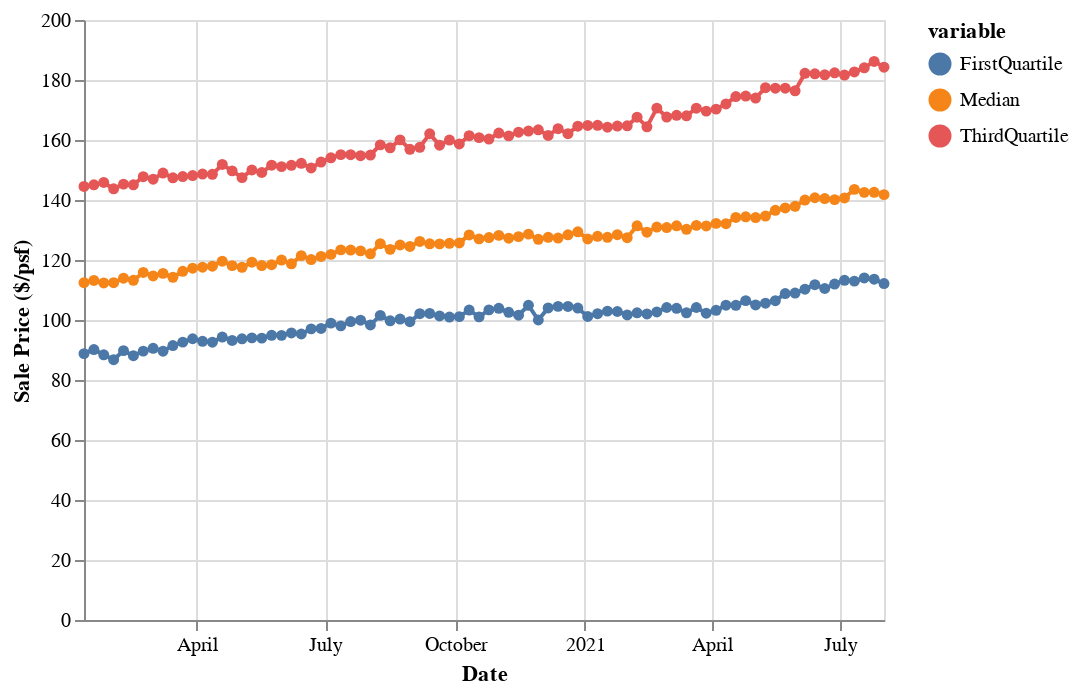

Notebook source saved alongside this figure:
### Markdown cell above
We can view changes in property prices across the entire US first.

### Code cell
weekly_price_psf = fidap.sql("""
SELECT period_end, APPROX_QUANTILES(CAST(median_sale_ppsf AS FLOAT64), 100)[OFFSET(50)] AS Median, APPROX_QUANTILES(CAST(median_sale_ppsf AS FLOAT64),100)[OFFSET(75)] AS ThirdQuartile, APPROX_QUANTILES(CAST(median_sale_ppsf AS FLOAT64),100)[OFFSET(25)] AS FirstQuartile
FROM fidap-301014.redfin.weekly_housing_market
WHERE duration = '1 weeks'
AND region_type = 'county'
AND CAST(period_begin AS DATE) > '2020-01-01'
GROUP BY period_end 
""")

weekly_price_psf = weekly_price_psf.reset_index()

weekly_price_psf.period_end = pd.to_datetime(weekly_price_psf.period_end)
weekly_price_psf = pd.melt(weekly_price_psf, id_vars = 'period_end', 
                           value_vars = ['Median', 'FirstQuartile', 'ThirdQuartile'])

alt.Chart(weekly_price_psf).mark_line(point = True).encode(
    x = alt.X('period_end', title = "Date"),
    y = alt.Y('value', title = 'Sale Price ($/psf)'),
    color = 'variable'
)

### Figure 1 — Vega-Lite specification as saved in the notebook (floating-point values rounded to 4 significant figures; data arrays with more than 128 entries replaced by an {"elided": "..."} marker saying what was removed)
{"config": {"view": {"continuousWidth": 400, "continuousHeight": 300}}, "data": {"name": "data-bfe99803931eaadd6e39bbd974198dd2"}, "mark": {"type": "line", "point": true}, "encoding": {"color": {"type": "nominal", "field": "variable"}, "x": {"type": "temporal", "field": "period_end", "title": "Date"}, "y": {"type": "quantitative", "field": "value", "title": "Sale Price ($/psf)"}}, "$schema": "https://vega.github.io/schema/vega-lite/v4.8.1.json", "datasets": {"data-bfe99803931eaadd6e39bbd974198dd2": {"elided": "246 records"}}}
